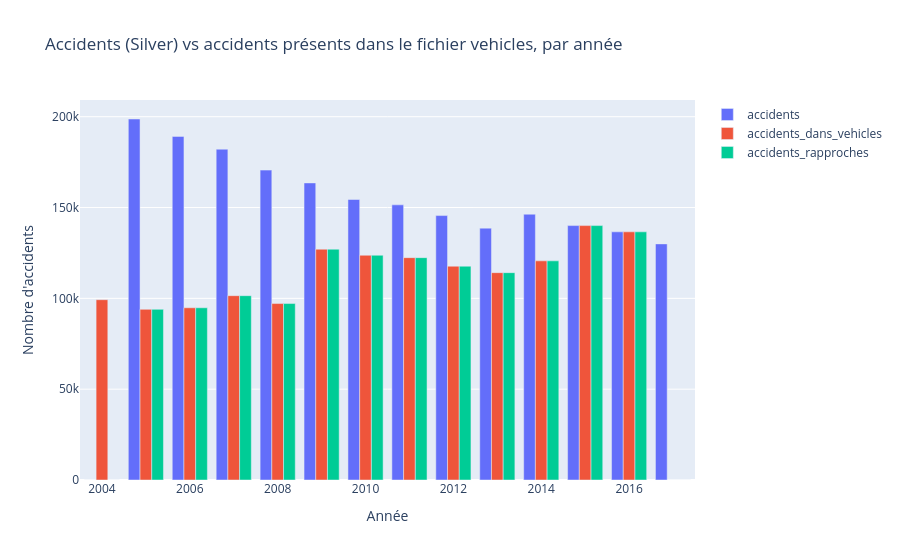
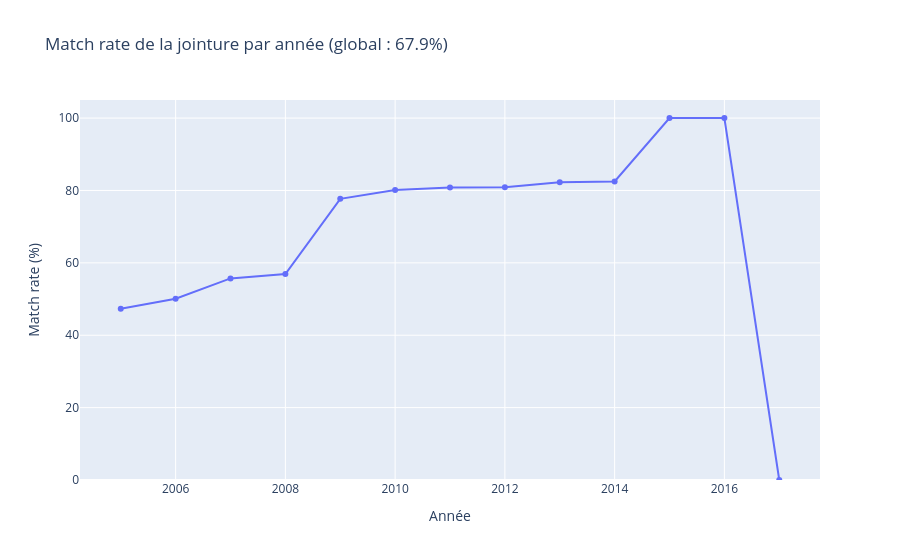

Notebook code for these charts, in order:
### Code cell
# Graphique 3 — Match rate par année : pourquoi seulement ~68 % des accidents trouvent leurs véhicules ?
import plotly.express as px

# a) Côté accidents (Silver) : accidents et accidents rapprochés par année
pdf_acc_year = (spark.read.format("delta").load(SILVER_MAIN_PATH)
                .groupBy("year")
                .agg(F.count("*").alias("accidents"),
                     F.sum(F.col("nb_vehicules_enregistres").isNotNull().cast("int")).alias("accidents_rapproches"))
                .toPandas())

# b) Côté vehicles (Bronze) : nombre d'accidents distincts présents dans le fichier vehicles, par année
pdf_veh_year = (bronze_dfs["secondary"]
                .withColumn("year", F.col("year").try_cast("int"))
                .groupBy("year")
                .agg(F.countDistinct(JOIN_KEY).alias("accidents_dans_vehicles"))
                .toPandas())

pdf_year = (pdf_acc_year.merge(pdf_veh_year, on="year", how="outer")
            .fillna(0).sort_values("year"))
pdf_year["year"] = pdf_year["year"].astype(int)
pdf_year["match_rate_pct"] = (pdf_year["accidents_rapproches"] / pdf_year["accidents"].where(pdf_year["accidents"] > 0) * 100).round(1)
print(pdf_year.to_string(index=False))

# Comparaison des volumes par année
fig = px.bar(
    pdf_year.melt(id_vars="year",
                  value_vars=["accidents", "accidents_dans_vehicles", "accidents_rapproches"],
                  var_name="série", value_name="nombre"),
    x="year", y="nombre", color="série", barmode="group",
    labels={"year": "Année", "nombre": "Nombre d'accidents", "série": ""},
    title="Accidents (Silver) vs accidents présents dans le fichier vehicles, par année",
)
fig.show()

# Match rate par année
fig = px.line(
    pdf_year.dropna(subset=["match_rate_pct"]), x="year", y="match_rate_pct", markers=True,
    labels={"year": "Année", "match_rate_pct": "Match rate (%)"},
    title=f"Match rate de la jointure par année (global : {matched / count_before_join:.1%})",
)
fig.update_yaxes(range=[0, 105])
fig.show()

### Figure 1 — Plotly figure (JSON) as saved in the notebook; plotly's stock layout.template omitted (floating-point values rounded to 4 significant figures)
{"data": [{"alignmentgroup": "True", "hovertemplate": "=accidents<br>Année=%{x}<br>Nombre d'accidents=%{y}<extra></extra>", "legendgroup": "accidents", "marker": {"color": "#636efa", "pattern": {"shape": ""}}, "name": "accidents", "offsetgroup": "accidents", "orientation": "v", "showlegend": true, "textposition": "auto", "type": "bar", "x": [2004, 2005, 2006, 2007, 2008, 2009, 2010, 2011, 2012, 2013, 2014, 2015, 2016, 2017], "xaxis": "x", "y": [0.0, 198700.0, 189200.0, 182100.0, 170600.0, 163600.0, 154400.0, 151500.0, 145600.0, 138700.0, 146300.0, 140100.0, 136600.0, 130000.0], "yaxis": "y"}, {"alignmentgroup": "True", "hovertemplate": "=accidents_dans_vehicles<br>Année=%{x}<br>Nombre d'accidents=%{y}<extra></extra>", "legendgroup": "accidents_dans_vehicles", "marker": {"color": "#EF553B", "pattern": {"shape": ""}}, "name": "accidents_dans_vehicles", "offsetgroup": "accidents_dans_vehicles", "orientation": "v", "showlegend": true, "textposition": "auto", "type": "bar", "x": [2004, 2005, 2006, 2007, 2008, 2009, 2010, 2011, 2012, 2013, 2014, 2015, 2016, 2017], "xaxis": "x", "y": [99260.0, 93950.0, 94820.0, 101500.0, 97130.0, 127100.0, 123700.0, 122400.0, 117700.0, 114100.0, 120600.0, 140100.0, 136600.0, 0.0], "yaxis": "y"}, {"alignmentgroup": "True", "hovertemplate": "=accidents_rapproches<br>Année=%{x}<br>Nombre d'accidents=%{y}<extra></extra>", "legendgroup": "accidents_rapproches", "marker": {"color": "#00cc96", "pattern": {"shape": ""}}, "name": "accidents_rapproches", "offsetgroup": "accidents_rapproches", "orientation": "v", "showlegend": true, "textposition": "auto", "type": "bar", "x": [2004, 2005, 2006, 2007, 2008, 2009, 2010, 2011, 2012, 2013, 2014, 2015, 2016, 2017], "xaxis": "x", "y": [0.0, 93950.0, 94820.0, 101500.0, 97130.0, 127100.0, 123700.0, 122400.0, 117700.0, 114100.0, 120600.0, 140100.0, 136600.0, 0.0], "yaxis": "y"}], "layout": {"barmode": "group", "legend": {"title": {"text": ""}, "tracegroupgap": 0}, "title": {"text": "Accidents (Silver) vs accidents présents dans le fichier vehicles, par année"}, "xaxis": {"anchor": "y", "domain": [0, 1], "title": {"text": "Année"}}, "yaxis": {"anchor": "x", "domain": [0, 1], "title": {"text": "Nombre d'accidents"}}}}

### Figure 2 — Plotly figure (JSON) as saved in the notebook; plotly's stock layout.template omitted (floating-point values rounded to 4 significant figures)
{"data": [{"hovertemplate": "Année=%{x}<br>Match rate (%)=%{y}<extra></extra>", "legendgroup": "", "line": {"color": "#636efa", "dash": "solid"}, "marker": {"symbol": "circle"}, "mode": "lines+markers", "name": "", "orientation": "v", "showlegend": false, "type": "scatter", "x": [2005, 2006, 2007, 2008, 2009, 2010, 2011, 2012, 2013, 2014, 2015, 2016, 2017], "xaxis": "x", "y": [47.3, 50.1, 55.7, 56.9, 77.7, 80.1, 80.8, 80.9, 82.3, 82.5, 100.0, 100.0, 0.0], "yaxis": "y"}], "layout": {"legend": {"tracegroupgap": 0}, "title": {"text": "Match rate de la jointure par année (global : 67.9%)"}, "xaxis": {"anchor": "y", "domain": [0, 1], "title": {"text": "Année"}}, "yaxis": {"anchor": "x", "domain": [0, 1], "range": [0, 105], "title": {"text": "Match rate (%)"}}}}
